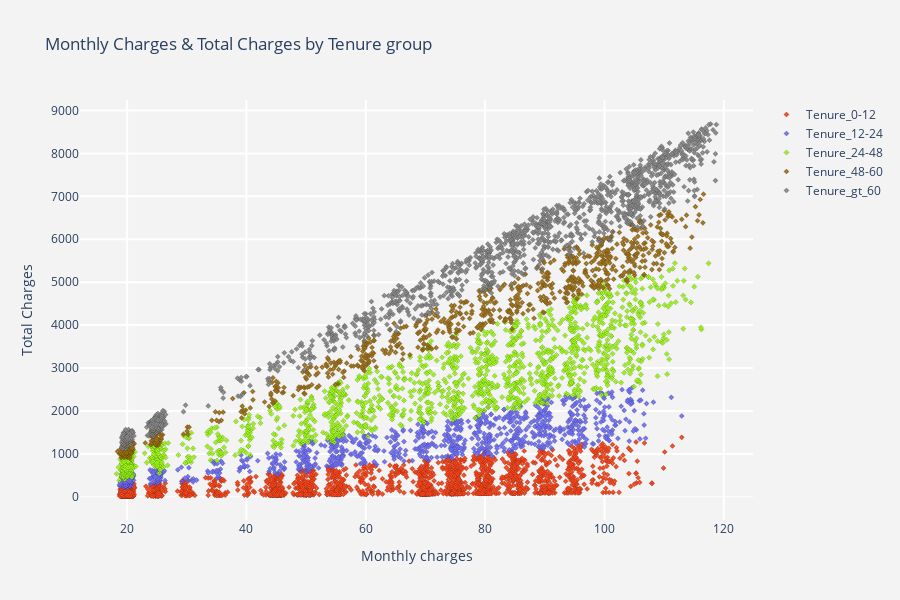
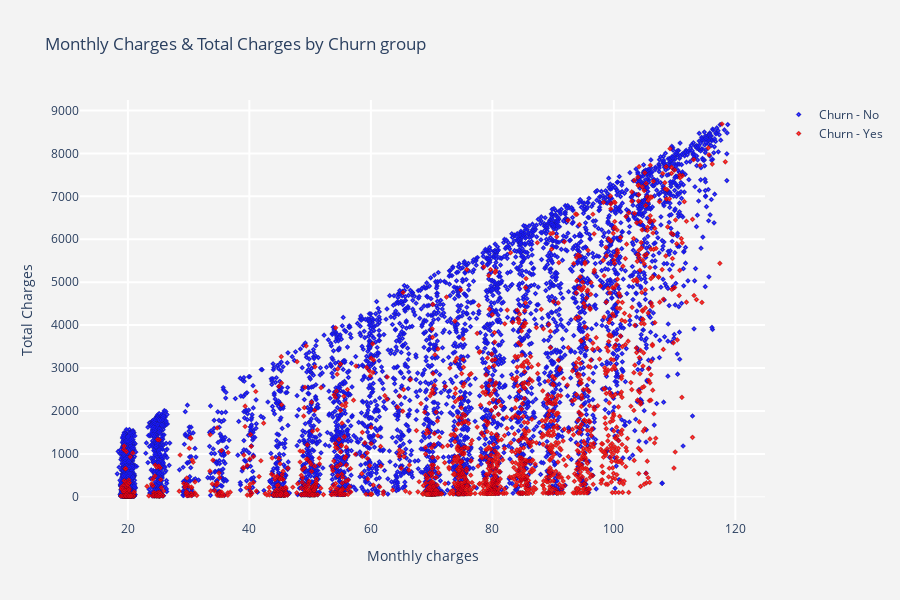

Here is the notebook cell these charts were saved with, in order:
### Code cell
telcom[['MonthlyCharges', 'TotalCharges','tenure',"tenure_group"]]

#scatter plot monthly charges & total charges by tenure group

def plot_tenure_scatter(tenure_group,color) :
    tracer = go.Scatter(x = telcom[telcom["tenure_group"] == tenure_group]["MonthlyCharges"],
                        y = telcom[telcom["tenure_group"] == tenure_group]["TotalCharges"],
                        mode = "markers",marker = dict(line = dict(color = "black",
                                                                   width = .2),
                                                       size = 4 , color = color,
                                                       symbol = "diamond-dot",
                                                      ),
                        name = tenure_group,
                        opacity = .9
                       )
    return tracer

#scatter plot monthly charges & total charges by churn group
def plot_churncharges_scatter(churn,color) :
    tracer = go.Scatter(x = telcom[telcom["Churn"] == churn]["MonthlyCharges"],
                        y = telcom[telcom["Churn"] == churn]["TotalCharges"],
                        mode = "markers",marker = dict(line = dict(color = "black",
                                                                   width = .2),
                                                       size = 4 , color = color,
                                                       symbol = "diamond-dot",
                                                      ),
                        name = "Churn - " + churn,
                        opacity = .9
                       )
    return tracer

trace1 = plot_tenure_scatter("Tenure_0-12","#FF3300")
trace2 = plot_tenure_scatter("Tenure_12-24","#6666FF")
trace3 = plot_tenure_scatter("Tenure_24-48","#99FF00")
trace4 = plot_tenure_scatter("Tenure_48-60","#996600")
trace5 = plot_tenure_scatter("Tenure_gt_60","grey")
trace6 = plot_churncharges_scatter("Yes","red")
trace7 = plot_churncharges_scatter("No","blue")

data1   = [trace1,trace2,trace3,trace4,trace5] 
data2   = [trace7,trace6]

#layout
def layout_title(title) :
    layout = go.Layout(dict(title = title,
                            plot_bgcolor  = "rgb(243,243,243)",
                            paper_bgcolor = "rgb(243,243,243)",
                            xaxis = dict(gridcolor = 'rgb(255, 255, 255)',
                                         title = "Monthly charges",
                                         zerolinewidth=1,ticklen=5,gridwidth=2),
                            yaxis = dict(gridcolor = 'rgb(255, 255, 255)',
                                         title = "Total Charges",
                                         zerolinewidth=1,ticklen=5,gridwidth=2),
                            height = 600
                           )
                      )
    return layout

layout1  = layout_title("Monthly Charges & Total Charges by Tenure group")
layout2  = layout_title("Monthly Charges & Total Charges by Churn group")
fig1 = go.Figure(data = data1,layout = layout1)
fig2 = go.Figure(data = data2,layout = layout2)
py.iplot(fig1)
py.iplot(fig2)

### Figure 1 — Plotly figure (JSON) as saved in the notebook; plotly's stock layout.template omitted (floating-point values rounded to 4 significant figures; data arrays with more than 128 entries replaced by an {"elided": "..."} marker saying what was removed)
{"data": [{"marker": {"color": "#FF3300", "line": {"color": "black", "width": 0.2}, "size": 4, "symbol": "diamond-dot"}, "mode": "markers", "name": "Tenure_0-12", "opacity": 0.9, "type": "scatter", "x": {"elided": "2175 float values"}, "y": {"elided": "2175 float values"}}, {"marker": {"color": "#6666FF", "line": {"color": "black", "width": 0.2}, "size": 4, "symbol": "diamond-dot"}, "mode": "markers", "name": "Tenure_12-24", "opacity": 0.9, "type": "scatter", "x": {"elided": "1024 float values"}, "y": {"elided": "1024 float values"}}, {"marker": {"color": "#99FF00", "line": {"color": "black", "width": 0.2}, "size": 4, "symbol": "diamond-dot"}, "mode": "markers", "name": "Tenure_24-48", "opacity": 0.9, "type": "scatter", "x": {"elided": "1594 float values"}, "y": {"elided": "1594 float values"}}, {"marker": {"color": "#996600", "line": {"color": "black", "width": 0.2}, "size": 4, "symbol": "diamond-dot"}, "mode": "markers", "name": "Tenure_48-60", "opacity": 0.9, "type": "scatter", "x": {"elided": "832 float values"}, "y": {"elided": "832 float values"}}, {"marker": {"color": "grey", "line": {"color": "black", "width": 0.2}, "size": 4, "symbol": "diamond-dot"}, "mode": "markers", "name": "Tenure_gt_60", "opacity": 0.9, "type": "scatter", "x": {"elided": "1407 float values"}, "y": {"elided": "1407 float values"}}], "layout": {"height": 600, "paper_bgcolor": "rgb(243,243,243)", "plot_bgcolor": "rgb(243,243,243)", "title": {"text": "Monthly Charges & Total Charges by Tenure group"}, "xaxis": {"gridcolor": "rgb(255, 255, 255)", "gridwidth": 2, "ticklen": 5, "title": {"text": "Monthly charges"}, "zerolinewidth": 1}, "yaxis": {"gridcolor": "rgb(255, 255, 255)", "gridwidth": 2, "ticklen": 5, "title": {"text": "Total Charges"}, "zerolinewidth": 1}}}

### Figure 2 — Plotly figure (JSON) as saved in the notebook; plotly's stock layout.template omitted (floating-point values rounded to 4 significant figures; data arrays with more than 128 entries replaced by an {"elided": "..."} marker saying what was removed)
{"data": [{"marker": {"color": "blue", "line": {"color": "black", "width": 0.2}, "size": 4, "symbol": "diamond-dot"}, "mode": "markers", "name": "Churn - No", "opacity": 0.9, "type": "scatter", "x": {"elided": "5163 float values"}, "y": {"elided": "5163 float values"}}, {"marker": {"color": "red", "line": {"color": "black", "width": 0.2}, "size": 4, "symbol": "diamond-dot"}, "mode": "markers", "name": "Churn - Yes", "opacity": 0.9, "type": "scatter", "x": {"elided": "1869 float values"}, "y": {"elided": "1869 float values"}}], "layout": {"height": 600, "paper_bgcolor": "rgb(243,243,243)", "plot_bgcolor": "rgb(243,243,243)", "title": {"text": "Monthly Charges & Total Charges by Churn group"}, "xaxis": {"gridcolor": "rgb(255, 255, 255)", "gridwidth": 2, "ticklen": 5, "title": {"text": "Monthly charges"}, "zerolinewidth": 1}, "yaxis": {"gridcolor": "rgb(255, 255, 255)", "gridwidth": 2, "ticklen": 5, "title": {"text": "Total Charges"}, "zerolinewidth": 1}}}
